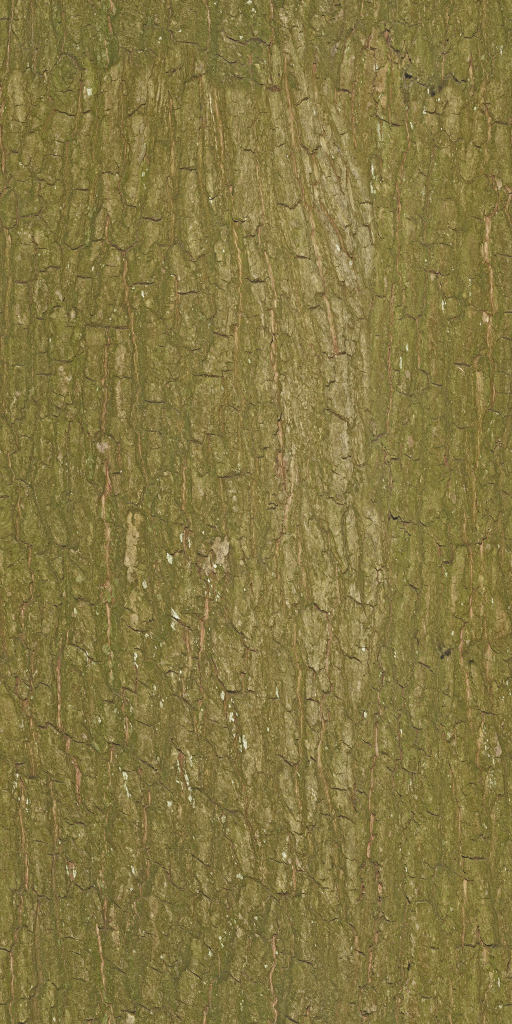
#> input picture game2/assets/materials_game/Bark008/Color.jpg, 1024 x 2048 px, found by its file name (shown at 1/2 size)
$ python build_ground_materials.py
#> lines starting #> are read from the running program, lines starting #| are printed output that depends on the picture
#> in load_resized, im is the input picture: PIL image 1024x2048 RGB; mean R, G, B 132.1, 118.8, 66.3
#> call 2 of load_resized, with res = 2048, gray = False
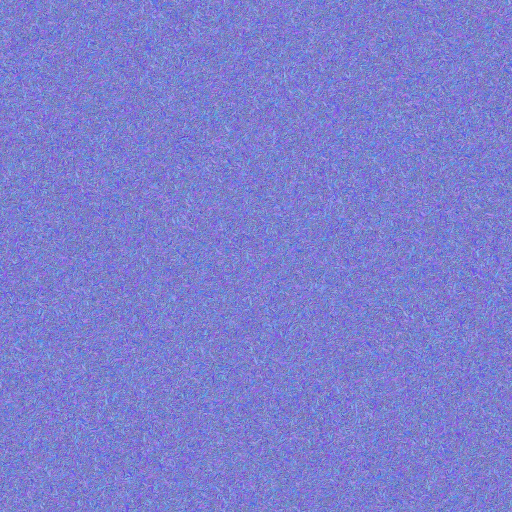
#> input picture game2/assets/materials/real/grass004/Normal.jpg, 1024 x 1024 px, found by its file name (shown at 1/2 size)
#> in load_resized, im is the input picture: PIL image 1024x1024 RGB; mean R, G, B 126.6, 127.1, 207.2
#> call 3 of load_resized, with res = 2048, gray = True
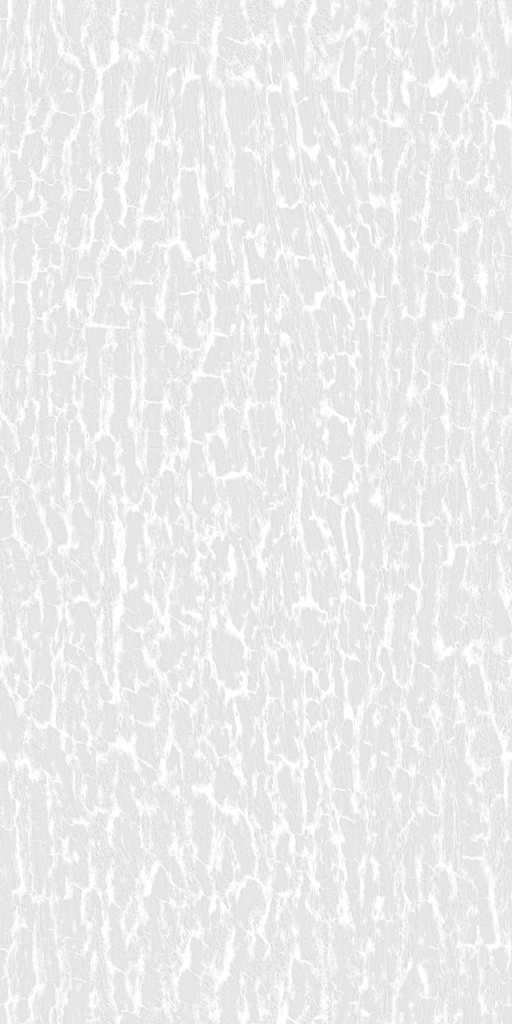
#> input picture game2/assets/materials_game/Bark008/Roughness.jpg, 1024 x 2048 px, found by its file name (shown at 1/2 size)
#> in load_resized, im is the input picture: PIL image 1024x2048 L; min 196, max 255, mean 235.4
#!/usr/bin/env python3
"""НАБОР почвенных материалов для СИСТЕМЫ земли (height-blend), из РЕАЛЬНЫХ
сканов — не синтез. Правильный AAA-путь: реальный альбедо (истина) + честная
геометрия, запечённая в Blender.

Вход — реальный CC0-скан голой земли ambientCG Ground054 (assets/materials/real/
ground054: Color/Normal/Roughness). Из его СКАНИРОВАННОЙ нормали восстанавливаем
НАСТОЯЩУЮ высоту (интегрирование градиента, Пуассон/FFT — не «яркость=высота»),
поднимаем ею реальную геометрию комьев и запекаем в Blender:
  Height  — из скан-нормали (для height-blend слоёв и параллакса)
  AO      — трассированный по перекрытиям комьев (Cycles)
  Normal  — перезапечён с поднятой геометрии (согласован с Height)
Альбедо/шероховатость берём как есть — они РЕАЛЬНЫЕ (скан).

Два слоя из одного скана (одна микроструктура, разное состояние — честно):
  soil_loam  — сухой суглинок: реальный альбедо скана как есть
  soil_humus — влажный гумус/грязь (низины, дно водоёмов): тот же скан,
               альбедо сведён по ЧИСЛАМ к тёмной влажной земле (замер линейный).

Выход: game2/assets/materials/created/{soil_loam,soil_humus}/
       Color/Normal/Roughness/AmbientOcclusion/Height (2048²) + превью Cycles.
Запуск: python3 tools/build_ground_materials.py
"""
import os
import time

import numpy as np
from PIL import Image

HERE = os.path.dirname(__file__)
ROOT = os.path.join(HERE, "..")
REAL = os.path.join(ROOT, "game2", "assets", "materials", "real", "ground054")
OUTDIR = os.path.join(ROOT, "game2", "assets", "materials", "created")
RES = 2048
TILE_M = 2.0
RELIEF_M = 0.05          # амплитуда реального микрорельефа комьев, м

# Скан Ground054 РЕАЛЬНЫЙ, но это СВЕТЛАЯ ПЕСЧАНАЯ земля (linear ~0.333/0.259/
# 0.157) — не почва Гатчины. Микроструктуру и вариацию скана храним, а СРЕДНИЙ
# ЦВЕТ сводим по числам к измеренной дерново-подзолистой почве района:
#   soil_loam  — сухой серо-бурый суглинок (A-горизонт, сухая поверхность)
#   soil_humus — влажный тёмный гумус (низины, дно водоёмов) — темнее и холоднее
# Сырой песок Ground054 ещё пригодится как «плац/песок» — отдельным слоем позже.
LOAM_LIN_TARGET = np.array([0.135, 0.100, 0.062])    # сухая дерново-подзолистая
HUMUS_LIN_TARGET = np.array([0.070, 0.052, 0.034])   # мокрый гумус (в ~2× темнее)


def srgb_to_lin(c):
    c = c / 255.0
    return np.where(c <= 0.04045, c / 12.92, ((c + 0.055) / 1.055) ** 2.4)


def lin_to_srgb(c):
    c = np.clip(c, 0.0, 1.0)
    return np.where(c <= 0.0031308, c * 12.92, 1.055 * c ** (1 / 2.4) - 0.055)


def height_from_normal(nrm_rgb):
    """НАСТОЯЩАЯ высота из скан-нормали: интегрируем поле наклонов (Пуассон, FFT).
    n=2*rgb-1; наклоны p=-nx/nz, q=-ny/nz; ∇²h=∂p/∂x+∂q/∂y → h в частотах."""
    n = nrm_rgb.astype(np.float32) / 255.0 * 2.0 - 1.0
    nx, ny, nz = n[..., 0], n[..., 1], n[..., 2]
    nz = np.where(np.abs(nz) < 1e-3, 1e-3, nz)
    p = -nx / nz
    q = -ny / nz
    H, W = p.shape
#> H = 2048; W = 2048
    dpdx = (np.roll(p, -1, 1) - np.roll(p, 1, 1)) * 0.5
    dqdy = (np.roll(q, -1, 0) - np.roll(q, 1, 0)) * 0.5
    f = dpdx + dqdy
    wx = 2 * np.pi * np.fft.fftfreq(W)
    wy = 2 * np.pi * np.fft.fftfreq(H)
    WX, WY = np.meshgrid(wx, wy)
    denom = (WX ** 2 + WY ** 2)
    denom[0, 0] = 1.0
    h = np.real(np.fft.ifft2(np.fft.fft2(f) / (-denom)))
    h[0, 0] = 0.0
    h -= h.min()
    h /= max(h.max(), 1e-6)
    return h.astype(np.float32)


def load_resized(path, res, gray=False):
    im = Image.open(path)
    im = im.convert("L" if gray else "RGB").resize((res, res), Image.LANCZOS)
    return np.asarray(im).astype(np.float32)


def main():
    t0 = time.time()
    color = load_resized(os.path.join(REAL, "Color.jpg"), RES)
    normal = load_resized(os.path.join(REAL, "Normal.jpg"), RES)
    rough = load_resized(os.path.join(REAL, "Roughness.jpg"), RES, gray=True)

    # реальная высота из скан-нормали
    h = height_from_normal(normal)
    print("высота из скан-нормали: σ=%.3f (реконструкция градиента, не яркость)" % h.std())
#| высота из скан-нормали: σ=0.030 (реконструкция градиента, не яркость)

    scan_lin = srgb_to_lin(color)
#> in srgb_to_lin, `return np.where(c <= 0.04045, c / 12.92, ((c + 0.055) / 1.055) ** 2.4)`:
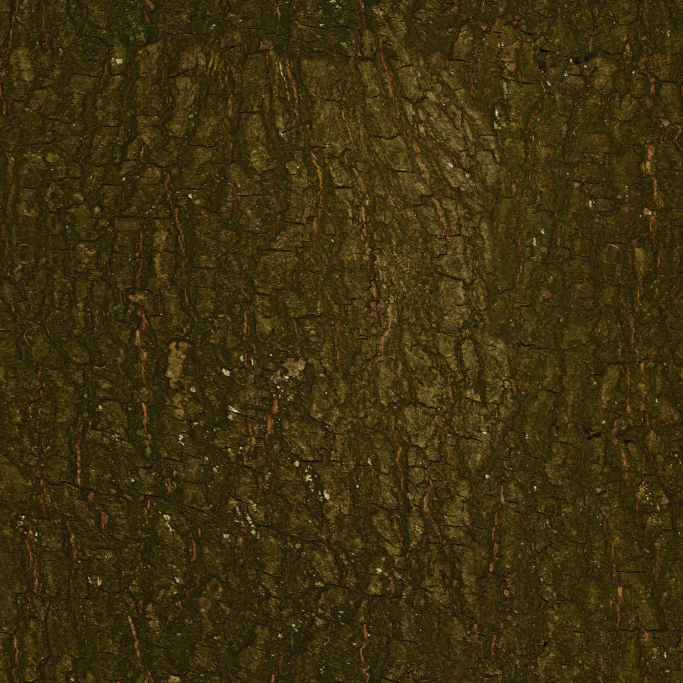
#> returned value: shape (2048, 2048, 3) float32 (shown at 1/3 size); mean of channels 0, 1, 2 0.239, 0.191, 0.0606; drawn as R, G, B
    scan_mean = scan_lin.reshape(-1, 3).mean(0)
#> scan_mean = [0.239, 0.191, 0.0606]

    def retint(target):
        """свести СРЕДНЕЕ линейного альбедо к target, ВАРИАЦИЮ скана сохранить."""
        ratio = target / np.maximum(scan_mean, 1e-4)
#> ratio = [0.564, 0.524, 1.02]
        lin = np.clip(scan_lin * ratio[None, None, :], 0.0, 1.0)
        return lin_to_srgb(lin) * 255.0, lin.reshape(-1, 3).mean(0)
#> in lin_to_srgb, `return np.where(c <= 0.0031308, c * 12.92, 1.055 * c ** (1 / 2.4) - 0...`:
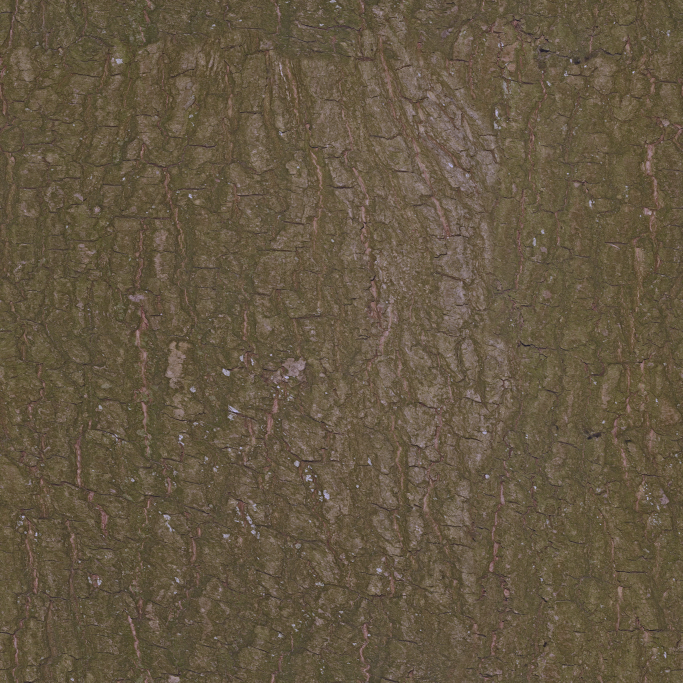
#> returned value: shape (2048, 2048, 3) float64 (shown at 1/3 size); mean of channels 0, 1, 2 0.396, 0.343, 0.263; drawn as R, G, B

    # --- soil_loam: сухой серо-бурый суглинок (цвет сведён к почве района) ---
    loam_srgb, loam_m = retint(LOAM_LIN_TARGET)
#> loam_m = [0.135, 0.1, 0.062]
    print("soil_loam  линейный альбедо = %.3f/%.3f/%.3f (сведён к сухой дерновой)" % tuple(loam_m))
#| soil_loam  линейный альбедо = 0.135/0.100/0.062 (сведён к сухой дерновой)

    # --- soil_humus: влажный тёмный гумус (низины/дно) ---
    humus_srgb, humus_m = retint(HUMUS_LIN_TARGET)
#> in retint (call 2), `ratio = target / np.maximum(scan_mean, 1e-4)`: ratio = [0.292, 0.272, 0.561]
#> in retint (call 2), `lin = np.clip(scan_lin * ratio[None, None, :], 0.0, 1.0)`:
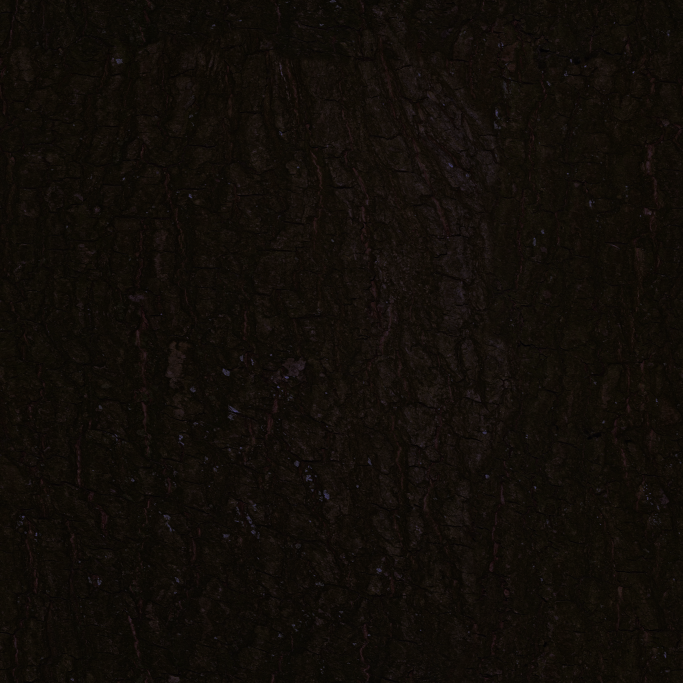
#> lin: shape (2048, 2048, 3) float64 (shown at 1/3 size); mean of channels 0, 1, 2 0.07, 0.052, 0.034; drawn as R, G, B
#> in lin_to_srgb (call 2), `return np.where(c <= 0.0031308, c * 12.92, 1.055 * c ** (1 / 2.4) - 0...`:
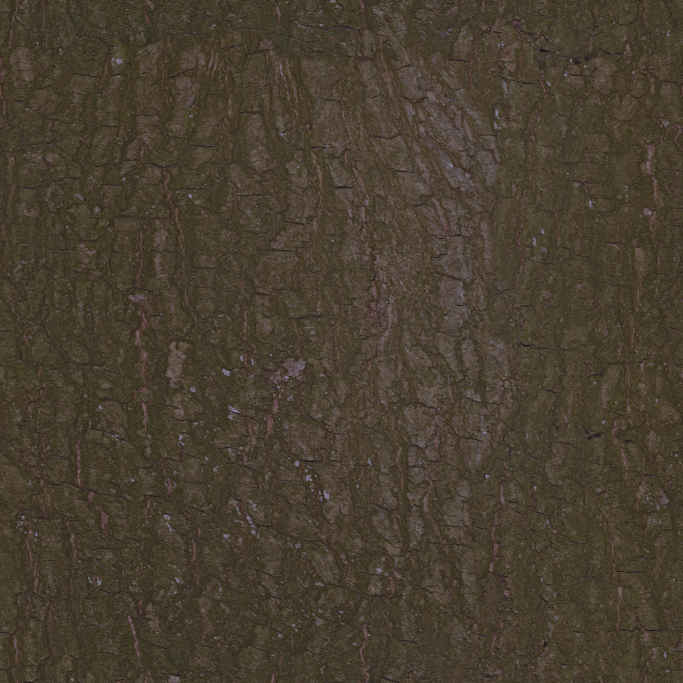
#> returned value: shape (2048, 2048, 3) float64 (shown at 1/3 size); mean of channels 0, 1, 2 0.288, 0.248, 0.193; drawn as R, G, B
#> humus_m = [0.07, 0.052, 0.034]
    print("soil_humus линейный альбедо = %.3f/%.3f/%.3f (сведён к мокрому гумусу)" % tuple(humus_m))
#| soil_humus линейный альбедо = 0.070/0.052/0.034 (сведён к мокрому гумусу)
    humus_rough = np.clip(rough * 0.72, 0, 255)   # мокрая земля глаже сухой
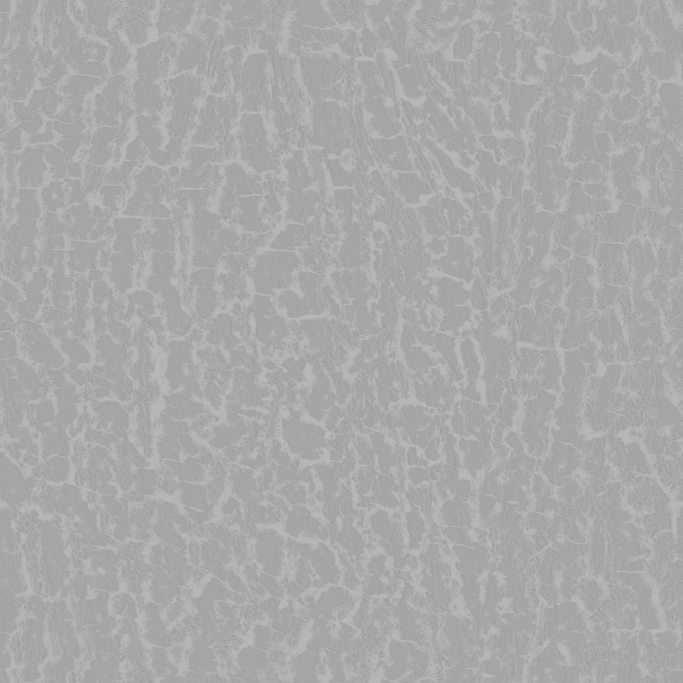
#> humus_rough: shape (2048, 2048) float32 (shown at 1/3 size); min 141.1, max 183.6, mean 169.5

    layers = {
        "soil_loam": (loam_srgb, rough),
        "soil_humus": (humus_srgb, humus_rough),
    }
    for name, (col, rgh) in layers.items():
        d = os.path.join(OUTDIR, name)
        os.makedirs(d, exist_ok=True)
        Image.fromarray(np.clip(col, 0, 255).astype(np.uint8)).save(os.path.join(d, "Color.png"))
        Image.fromarray(np.clip(rgh, 0, 255).astype(np.uint8)).save(os.path.join(d, "Roughness.png"))
        Image.fromarray((h * 255).astype(np.uint8)).save(os.path.join(d, "Height.png"))
#> this loop made 2 passes
#> name on passes 1 to 2: 'soil_loam', 'soil_humus'

    # ---------- Blender: поднять геометрию реальной высотой, запечь Normal+AO ----------
    import bpy
    bpy.ops.wm.read_factory_settings(use_empty=True)
#> (this line was passed over: bpy is not available in this run)
    sc = bpy.context.scene
    sc.render.engine = 'CYCLES'
    sc.cycles.device = 'CPU'

    himg_path = os.path.abspath(os.path.join(OUTDIR, "soil_loam", "Height.png"))
    himg = bpy.data.images.load(himg_path)

    bpy.ops.mesh.primitive_grid_add(x_subdivisions=639, y_subdivisions=639, size=TILE_M)
    hi = bpy.context.object
    tex = bpy.data.textures.new("h", 'IMAGE')
    tex.image = himg
    tex.extension = 'REPEAT'
    mod = hi.modifiers.new("disp", 'DISPLACE')
    mod.texture = tex
    mod.texture_coords = 'UV'
    mod.strength = RELIEF_M
    mod.mid_level = 0.5
    bpy.ops.object.modifier_apply(modifier="disp")
    hi.data.polygons.foreach_set("use_smooth", [True] * len(hi.data.polygons))
    hi.data.update()
    print("hi-геометрия: %d полигонов" % len(hi.data.polygons))

    # 3×3 тайла: центральный тайл получает НАСТОЯЩИХ соседей, чтобы лучи AO/нормали
    # видели продолжение поверхности. Высота тайлируема (Пуассон/FFT периодичен) →
    # копии стыкуются без шва. Без этого граница тайла даёт тёмную рамку → «клетки»
    # (сетка 2 м) при repeat в игре. Соседи — только окклюдеры (общие mesh-данные).
    neighbors = []
    for di in (-1, 0, 1):
        for dj in (-1, 0, 1):
            if di == 0 and dj == 0:
                continue
            dup = hi.copy()
            dup.location = (di * TILE_M, dj * TILE_M, 0.0)
            sc.collection.objects.link(dup)
            neighbors.append(dup)
    print("соседи для бесшовного запекания: %d копий вокруг центра" % len(neighbors))

    bpy.ops.mesh.primitive_plane_add(size=TILE_M)
    lo = bpy.context.object
    mat = bpy.data.materials.new("bake"); mat.use_nodes = True
    lo.data.materials.append(mat)
    nt = mat.node_tree
    bake_img = bpy.data.images.new("bake_target", RES, RES, alpha=False, float_buffer=False)
    node = nt.nodes.new("ShaderNodeTexImage"); node.image = bake_img
    nt.nodes.active = node; node.select = True

    hi.select_set(True); lo.select_set(True)
    for o in neighbors:
        o.select_set(True)                 # соседи-окклюдеры в запекание
    bpy.context.view_layer.objects.active = lo

    t = time.time()
    bake_img.colorspace_settings.name = 'Non-Color'
    bpy.ops.object.bake(type='NORMAL', use_selected_to_active=True,
                        cage_extrusion=0.1, max_ray_distance=0.35, margin=8)
    # общая для обоих слоёв (одна геометрия)
    for name in layers:
        bake_img.filepath_raw = os.path.abspath(os.path.join(OUTDIR, name, "Normal.png"))
        bake_img.file_format = 'PNG'; bake_img.save()
    print("Normal запечён с поднятой геометрии за %.0f с" % (time.time() - t))

    t = time.time()
    sc.cycles.samples = 16
    bpy.ops.object.bake(type='AO', use_selected_to_active=True,
                        cage_extrusion=0.1, max_ray_distance=0.35, margin=8)
    for name in layers:
        bake_img.filepath_raw = os.path.abspath(os.path.join(OUTDIR, name, "AmbientOcclusion.png"))
        bake_img.save()
    print("AO трассирован за %.0f с" % (time.time() - t))

    # соседи больше не нужны — убрать перед превью
    for o in neighbors:
        bpy.data.objects.remove(o, do_unlink=True)

    # проверка бесшовности числами: край vs противоположный край карт
    for mname in ("Normal", "AmbientOcclusion"):
        a = np.asarray(Image.open(os.path.join(OUTDIR, "soil_loam", mname + ".png")).convert("RGB")).astype(np.float32)
        seam_lr = np.abs(a[:, 0] - a[:, -1]).mean() / 255.0
        seam_tb = np.abs(a[0, :] - a[-1, :]).mean() / 255.0
        print("шов %-16s L↔R=%.4f  T↔B=%.4f (≈0 → бесшовно)" % (mname, seam_lr, seam_tb))

    # ---------- превью soil_loam: реальный рельеф под низким солнцем ----------
    lo.hide_render = True
    aimg = bpy.data.images.load(os.path.abspath(os.path.join(OUTDIR, "soil_loam", "Color.png")))
    rimg = bpy.data.images.load(os.path.abspath(os.path.join(OUTDIR, "soil_loam", "Roughness.png")))
    rimg.colorspace_settings.name = 'Non-Color'
    pmat = bpy.data.materials.new("soil"); pmat.use_nodes = True
    pnt = pmat.node_tree; bsdf = pnt.nodes.get("Principled BSDF")
    ta = pnt.nodes.new("ShaderNodeTexImage"); ta.image = aimg
    tr = pnt.nodes.new("ShaderNodeTexImage"); tr.image = rimg
    pnt.links.new(ta.outputs["Color"], bsdf.inputs["Base Color"])
    pnt.links.new(tr.outputs["Color"], bsdf.inputs["Roughness"])
    hi.data.materials.append(pmat)

    sun = bpy.data.lights.new("sun", 'SUN'); so = bpy.data.objects.new("sun", sun)
    sc.collection.objects.link(so); sun.energy = 8.0; sun.angle = 0.02
    so.rotation_euler = (1.25, 0.0, 2.4)
    w = bpy.data.worlds.new("w"); sc.world = w; w.use_nodes = True
    w.node_tree.nodes["Background"].inputs[0].default_value = (0.45, 0.55, 0.75, 1)
    w.node_tree.nodes["Background"].inputs[1].default_value = 0.9
    cam = bpy.data.cameras.new("c"); co = bpy.data.objects.new("c", cam)
    sc.collection.objects.link(co); sc.camera = co; cam.lens = 35
    co.location = (0.55, -0.85, 0.34); co.rotation_euler = (1.18, 0.0, 0.55)
    sc.cycles.samples = 32
    sc.render.resolution_x = 960; sc.render.resolution_y = 560
    sc.view_settings.view_transform = 'AgX'
    sc.render.filepath = "/tmp/soil_loam_preview.png"
    t = time.time()
    bpy.ops.render.render(write_still=True)
    print("превью Cycles за %.0f с → /tmp/soil_loam_preview.png" % (time.time() - t))
    print("ГОТОВ набор почв за %.0f с: soil_loam + soil_humus (Color/Normal/Rough/AO/Height 2048²)"
          % (time.time() - t0))


if __name__ == "__main__":
    main()
#> (the call stopped at in main, `himg = bpy.data.images.load(himg_path)`: bpy is not available in this run)
